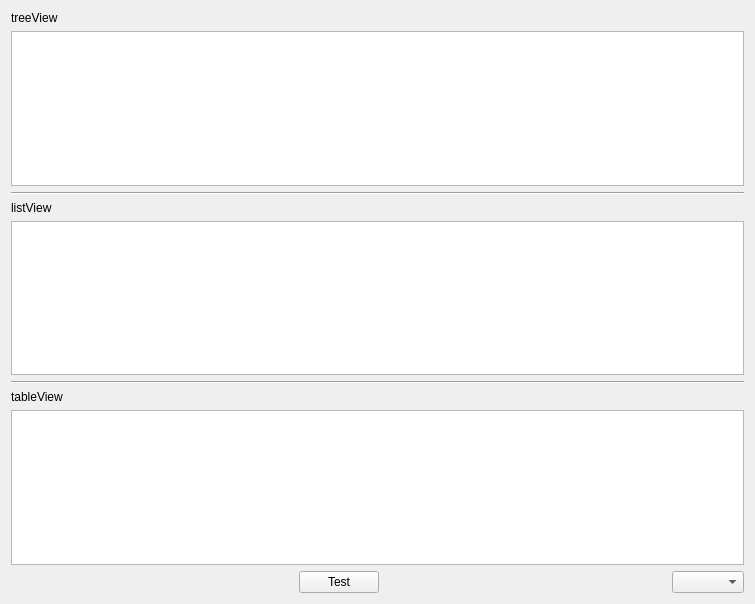
<?xml version="1.0" encoding="UTF-8"?>
<ui version="4.0">
 <class>fenPrincipale</class>
 <widget class="QMainWindow" name="fenPrincipale">
  <property name="geometry">
   <rect>
    <x>0</x>
    <y>0</y>
    <width>755</width>
    <height>604</height>
   </rect>
  </property>
  <property name="windowTitle">
   <string>MainWindow</string>
  </property>
  <widget class="QWidget" name="widgetCentral">
   <layout class="QVBoxLayout" name="verticalLayout_2">
    <item>
     <widget class="QLabel" name="label">
      <property name="text">
       <string>treeView</string>
      </property>
     </widget>
    </item>
    <item>
     <widget class="QTreeView" name="treeView"/>
    </item>
    <item>
     <widget class="Line" name="line_2">
      <property name="orientation">
       <enum>Qt::Horizontal</enum>
      </property>
     </widget>
    </item>
    <item>
     <widget class="QLabel" name="label_2">
      <property name="text">
       <string>listView</string>
      </property>
     </widget>
    </item>
    <item>
     <widget class="QListView" name="listView"/>
    </item>
    <item>
     <widget class="Line" name="line">
      <property name="orientation">
       <enum>Qt::Horizontal</enum>
      </property>
     </widget>
    </item>
    <item>
     <widget class="QLabel" name="label_3">
      <property name="text">
       <string>tableView</string>
      </property>
     </widget>
    </item>
    <item>
     <widget class="QTableView" name="tableView"/>
    </item>
    <item>
     <layout class="QHBoxLayout" name="horizontalLayout">
      <item>
       <spacer name="horizontalSpacer_2">
        <property name="orientation">
         <enum>Qt::Horizontal</enum>
        </property>
        <property name="sizeHint" stdset="0">
         <size>
          <width>40</width>
          <height>20</height>
         </size>
        </property>
       </spacer>
      </item>
      <item>
       <widget class="QPushButton" name="btnTest">
        <property name="text">
         <string>Test</string>
        </property>
       </widget>
      </item>
      <item>
       <spacer name="horizontalSpacer">
        <property name="orientation">
         <enum>Qt::Horizontal</enum>
        </property>
        <property name="sizeHint" stdset="0">
         <size>
          <width>40</width>
          <height>20</height>
         </size>
        </property>
       </spacer>
      </item>
      <item>
       <widget class="QComboBox" name="comboBox"/>
      </item>
     </layout>
    </item>
   </layout>
  </widget>
 </widget>
 <layoutdefault spacing="6" margin="11"/>
 <resources/>
 <connections/>
</ui>
